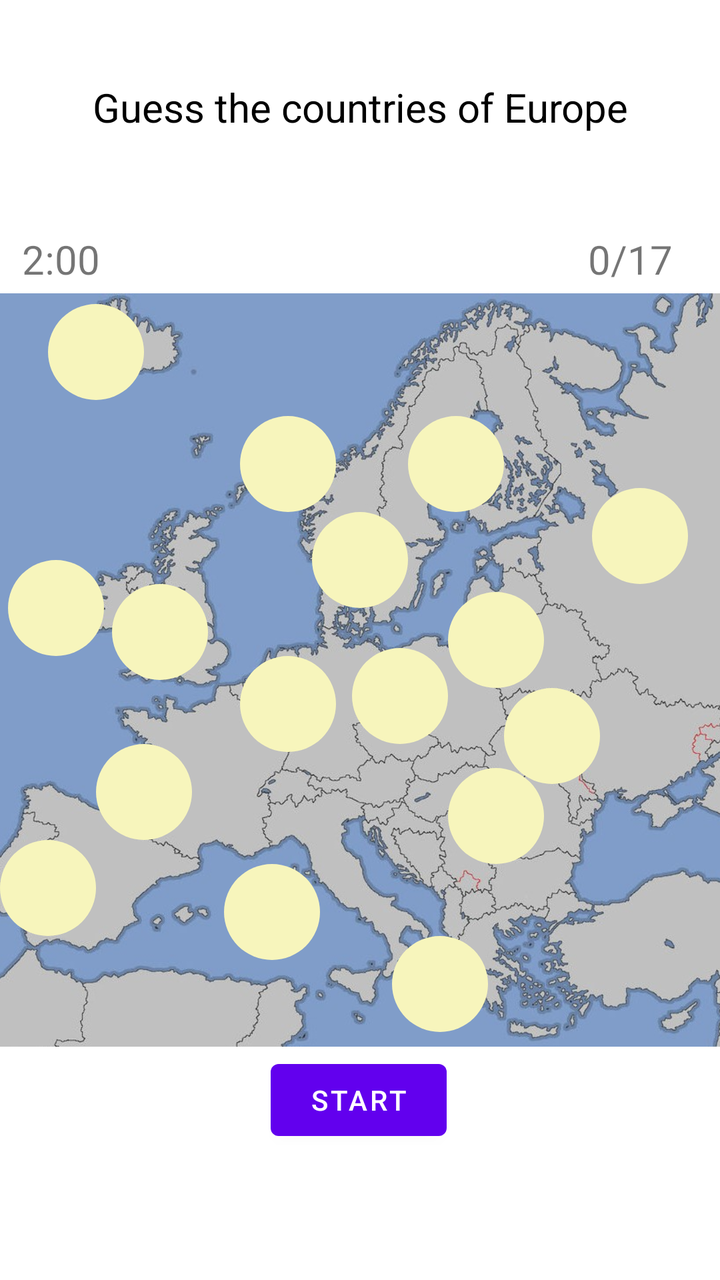
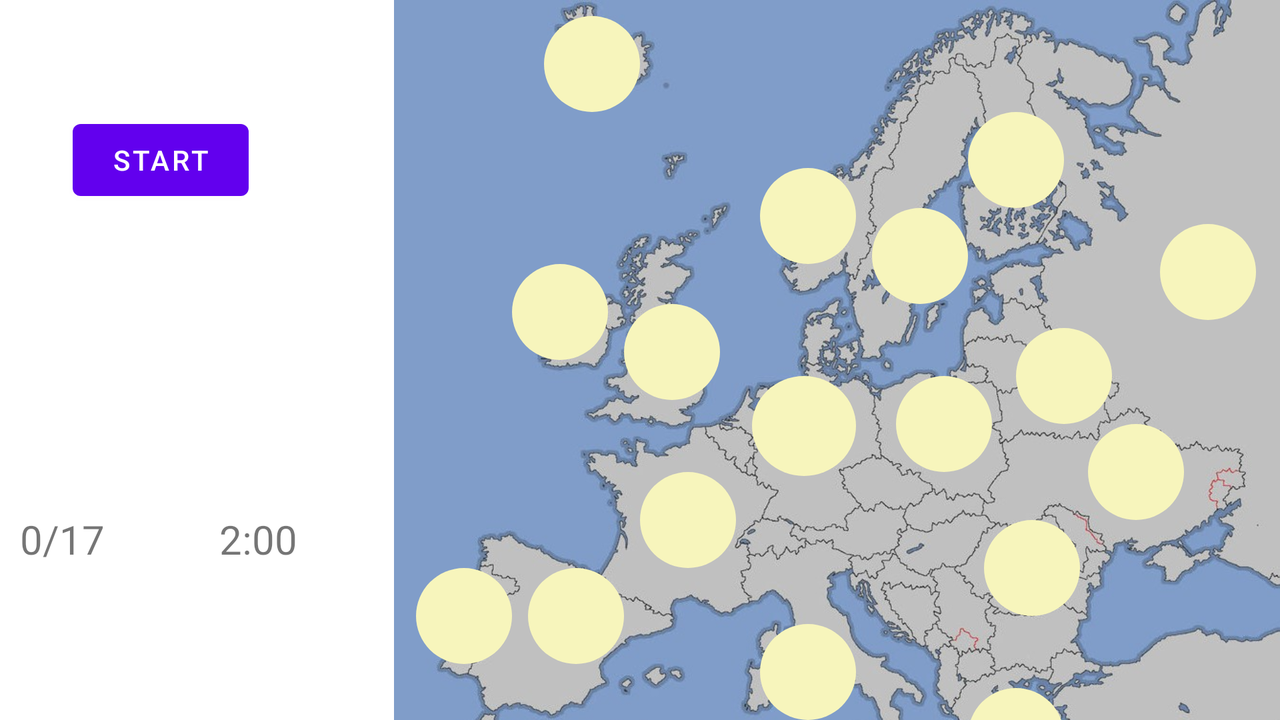

One screen, two layout resources from the same app: the default and the repository's alternative for another configuration. Each is rendered where Android would select it; the XML of both is given below.
<!-- AndroidManifest.xml: application theme Theme.TheChallenge -->
<!-- res/layout/activity_app1.xml -->
<?xml version="1.0" encoding="utf-8"?>
<androidx.constraintlayout.widget.ConstraintLayout xmlns:android="http://schemas.android.com/apk/res/android"
    xmlns:app="http://schemas.android.com/apk/res-auto"
    xmlns:tools="http://schemas.android.com/tools"
    android:id="@+id/myLayout"
    android:layout_width="match_parent"
    android:layout_height="match_parent"
    tools:context=".MainActivity">

    <ImageView
        android:id="@+id/imageView2"
        android:layout_width="417dp"
        android:layout_height="478dp"
        android:layout_marginTop="96dp"
        android:contentDescription="@string/image"
        app:layout_constraintEnd_toEndOf="parent"
        app:layout_constraintStart_toStartOf="parent"
        app:layout_constraintTop_toTopOf="parent"
        android:src="@drawable/europe" />

    <TextView
        android:id="@+id/textView"
        android:layout_width="wrap_content"
        android:layout_height="wrap_content"
        android:layout_marginTop="40dp"
        android:text="@string/title"
        android:textColor="@color/black"
        android:textSize="20sp"
        app:layout_constraintEnd_toEndOf="parent"
        app:layout_constraintStart_toStartOf="parent"
        app:layout_constraintTop_toTopOf="parent" />

    <TextView
        android:id="@+id/time"
        android:layout_width="wrap_content"
        android:layout_height="wrap_content"
        android:layout_marginTop="116dp"
        android:text="@string/timer"
        android:textSize="20sp"
        app:layout_constraintEnd_toEndOf="parent"
        app:layout_constraintHorizontal_bias="0.034"
        app:layout_constraintStart_toStartOf="parent"
        app:layout_constraintTop_toTopOf="parent" />

    <TextView
        android:id="@+id/textView2"
        android:layout_width="wrap_content"
        android:layout_height="wrap_content"
        android:layout_marginTop="116dp"
        android:layout_marginEnd="10dp"
        android:text="@string/question"
        android:textColor="@color/black"
        android:textSize="20sp"
        android:visibility="invisible"
        app:layout_constraintEnd_toEndOf="parent"
        app:layout_constraintEnd_toStartOf="@+id/countryName"
        app:layout_constraintHorizontal_bias="1.0"
        app:layout_constraintStart_toStartOf="parent"
        app:layout_constraintTop_toTopOf="parent" />

    <TextView
        android:id="@+id/countryName"
        android:layout_width="wrap_content"
        android:layout_height="wrap_content"
        android:layout_marginTop="116dp"
        android:textColor="@color/black"
        android:textSize="20sp"
        app:layout_constraintEnd_toEndOf="parent"
        app:layout_constraintHorizontal_bias="0.6"
        app:layout_constraintStart_toStartOf="parent"
        app:layout_constraintTop_toTopOf="parent" />

    <TextView
        android:id="@+id/correct"
        android:layout_width="wrap_content"
        android:layout_height="wrap_content"
        android:layout_marginTop="116dp"
        android:text="@string/answers"
        android:textSize="20sp"
        app:layout_constraintEnd_toEndOf="parent"
        app:layout_constraintHorizontal_bias="0.926"
        app:layout_constraintStart_toStartOf="parent"
        app:layout_constraintTop_toTopOf="parent" />

    <ImageButton
        android:id="@+id/germany"
        android:layout_width="48dp"
        android:layout_height="48dp"
        android:layout_marginTop="328dp"
        android:layout_marginEnd="192dp"
        android:background="@drawable/not_checked_button"
        android:contentDescription="@string/germany"
        android:text="@string/germany"
        android:textSize="0sp"
        app:layout_constraintEnd_toEndOf="parent"
        app:layout_constraintTop_toTopOf="parent"
        tools:ignore="SpeakableTextPresentCheck" />

    <ImageButton
        android:id="@+id/norway"
        android:layout_width="48dp"
        android:layout_height="48dp"
        android:layout_marginTop="208dp"
        android:layout_marginEnd="192dp"
        android:background="@drawable/not_checked_button"
        android:contentDescription="@string/norway"
        android:text="@string/norway"
        android:textSize="0sp"
        app:layout_constraintEnd_toEndOf="parent"
        app:layout_constraintTop_toTopOf="parent"
        tools:ignore="SpeakableTextPresentCheck,ImageContrastCheck" />

    <ImageButton
        android:id="@+id/sweden"
        android:layout_width="48dp"
        android:layout_height="48dp"
        android:layout_marginTop="256dp"
        android:layout_marginEnd="156dp"
        android:background="@drawable/not_checked_button"
        android:contentDescription="@string/sweden"
        android:text="@string/sweden"
        android:textSize="0sp"
        app:layout_constraintEnd_toEndOf="parent"
        app:layout_constraintTop_toTopOf="parent"
        tools:ignore="SpeakableTextPresentCheck,ImageContrastCheck" />

    <ImageButton
        android:id="@+id/finland"
        android:layout_width="48dp"
        android:layout_height="48dp"
        android:layout_marginTop="208dp"
        android:layout_marginEnd="108dp"
        android:background="@drawable/not_checked_button"
        android:contentDescription="@string/finland"
        android:text="@string/finland"
        android:textSize="0sp"
        app:layout_constraintEnd_toEndOf="parent"
        app:layout_constraintTop_toTopOf="parent"
        tools:ignore="SpeakableTextPresentCheck" />

    <ImageButton
        android:id="@+id/russia"
        android:layout_width="48dp"
        android:layout_height="48dp"
        android:layout_marginTop="244dp"
        android:layout_marginEnd="16dp"
        android:background="@drawable/not_checked_button"
        android:contentDescription="@string/russia"
        android:text="@string/russia"
        android:textSize="0sp"
        app:layout_constraintEnd_toEndOf="parent"
        app:layout_constraintTop_toTopOf="parent"
        tools:ignore="SpeakableTextPresentCheck,ImageContrastCheck" />

    <ImageButton
        android:id="@+id/UK"
        android:layout_width="48dp"
        android:layout_height="48dp"
        android:layout_marginTop="292dp"
        android:layout_marginEnd="256dp"
        android:background="@drawable/not_checked_button"
        android:contentDescription="@string/UK"
        android:text="@string/UK"
        android:textSize="0sp"
        app:layout_constraintEnd_toEndOf="parent"
        app:layout_constraintTop_toTopOf="parent"
        tools:ignore="SpeakableTextPresentCheck" />

    <ImageButton
        android:id="@+id/belarus"
        android:layout_width="48dp"
        android:layout_height="48dp"
        android:layout_marginTop="296dp"
        android:layout_marginEnd="88dp"
        android:background="@drawable/not_checked_button"
        android:contentDescription="@string/belarus"
        android:text="@string/belarus"
        android:textSize="0sp"
        app:layout_constraintEnd_toEndOf="parent"
        app:layout_constraintTop_toTopOf="parent"
        tools:ignore="SpeakableTextPresentCheck" />

    <ImageButton
        android:id="@+id/greece"
        android:layout_width="48dp"
        android:layout_height="48dp"
        android:layout_marginTop="468dp"
        android:layout_marginEnd="116dp"
        android:background="@drawable/not_checked_button"
        android:contentDescription="@string/greece"
        android:text="@string/greece"
        android:textSize="0sp"
        app:layout_constraintEnd_toEndOf="parent"
        app:layout_constraintTop_toTopOf="parent"
        tools:ignore="SpeakableTextPresentCheck" />

    <ImageButton
        android:id="@+id/italy"
        android:layout_width="48dp"
        android:layout_height="48dp"
        android:layout_marginTop="432dp"
        android:layout_marginEnd="200dp"
        android:background="@drawable/not_checked_button"
        android:contentDescription="@string/italy"
        android:text="@string/italy"
        android:textSize="0sp"
        app:layout_constraintEnd_toEndOf="parent"
        app:layout_constraintTop_toTopOf="parent"
        tools:ignore="SpeakableTextPresentCheck,ImageContrastCheck" />

    <ImageButton
        android:id="@+id/ukraine"
        android:layout_width="48dp"
        android:layout_height="48dp"
        android:layout_marginTop="344dp"
        android:layout_marginEnd="60dp"
        android:background="@drawable/not_checked_button"
        android:contentDescription="@string/ukraine"
        android:text="@string/ukraine"
        android:textSize="0sp"
        app:layout_constraintEnd_toEndOf="parent"
        app:layout_constraintTop_toTopOf="parent"
        tools:ignore="SpeakableTextPresentCheck" />

    <ImageButton
        android:id="@+id/ireland"
        android:layout_width="48dp"
        android:layout_height="48dp"
        android:layout_marginTop="280dp"
        android:layout_marginEnd="308dp"
        android:background="@drawable/not_checked_button"
        android:contentDescription="@string/ireland"
        android:text="@string/ireland"
        android:textSize="0sp"
        app:layout_constraintEnd_toEndOf="parent"
        app:layout_constraintTop_toTopOf="parent"
        tools:ignore="SpeakableTextPresentCheck,ImageContrastCheck" />

    <ImageButton
        android:id="@+id/iceland"
        android:layout_width="48dp"
        android:layout_height="48dp"
        android:layout_marginTop="152dp"
        android:layout_marginEnd="288dp"
        android:background="@drawable/not_checked_button"
        android:contentDescription="@string/iceland"
        android:text="@string/iceland"
        android:textSize="0sp"
        app:layout_constraintEnd_toEndOf="parent"
        app:layout_constraintTop_toTopOf="parent"
        tools:ignore="SpeakableTextPresentCheck" />

    <ImageButton
        android:id="@+id/spain"
        android:layout_width="48dp"
        android:layout_height="48dp"
        android:layout_marginTop="420dp"
        android:layout_marginEnd="312dp"
        android:background="@drawable/not_checked_button"
        android:contentDescription="@string/spain"
        android:text="@string/spain"
        android:textSize="0sp"
        app:layout_constraintEnd_toEndOf="parent"
        app:layout_constraintTop_toTopOf="parent"
        tools:ignore="SpeakableTextPresentCheck,ImageContrastCheck" />

    <ImageButton
        android:id="@+id/portugal"
        android:layout_width="48dp"
        android:layout_height="48dp"
        android:layout_marginTop="408dp"
        android:layout_marginEnd="364dp"
        android:background="@drawable/not_checked_button"
        android:contentDescription="@string/portugal"
        android:text="@string/portugal"
        android:textSize="0sp"
        app:layout_constraintEnd_toEndOf="parent"
        app:layout_constraintTop_toTopOf="parent"
        tools:ignore="SpeakableTextPresentCheck,ImageContrastCheck" />

    <ImageButton
        android:id="@+id/france"
        android:layout_width="48dp"
        android:layout_height="48dp"
        android:layout_marginTop="372dp"
        android:layout_marginEnd="264dp"
        android:background="@drawable/not_checked_button"
        android:contentDescription="@string/france"
        android:text="@string/france"
        android:textSize="0sp"
        app:layout_constraintEnd_toEndOf="parent"
        app:layout_constraintTop_toTopOf="parent"
        tools:ignore="SpeakableTextPresentCheck" />

    <ImageButton
        android:id="@+id/poland"
        android:layout_width="48dp"
        android:layout_height="48dp"
        android:layout_marginTop="324dp"
        android:layout_marginEnd="136dp"
        android:background="@drawable/not_checked_button"
        android:contentDescription="@string/poland"
        android:text="@string/poland"
        android:textSize="0sp"
        app:layout_constraintEnd_toEndOf="parent"
        app:layout_constraintTop_toTopOf="parent"
        tools:ignore="SpeakableTextPresentCheck,ImageContrastCheck" />

    <ImageButton
        android:id="@+id/romania"
        android:layout_width="48dp"
        android:layout_height="48dp"
        android:layout_marginTop="384dp"
        android:layout_marginEnd="88dp"
        android:background="@drawable/not_checked_button"
        android:contentDescription="@string/romania"
        android:text="@string/romania"
        android:textSize="0sp"
        app:layout_constraintEnd_toEndOf="parent"
        app:layout_constraintTop_toTopOf="parent"
        tools:ignore="SpeakableTextPresentCheck,SpeakableTextPresentCheck" />

    <Button
        android:id="@+id/startButton"
        android:layout_width="wrap_content"
        android:layout_height="wrap_content"
        android:text="@string/start"
        app:layout_constraintBottom_toBottomOf="@+id/imageView2"
        app:layout_constraintEnd_toEndOf="parent"
        app:layout_constraintHorizontal_bias="0.498"
        app:layout_constraintStart_toStartOf="parent" />

    <Button
        android:id="@+id/giveUpButton"
        android:layout_width="wrap_content"
        android:layout_height="wrap_content"
        android:text="@string/giveUp"
        android:visibility="invisible"
        app:layout_constraintBottom_toBottomOf="@+id/imageView2"
        app:layout_constraintEnd_toEndOf="parent"
        app:layout_constraintHorizontal_bias="0.498"
        app:layout_constraintStart_toStartOf="parent" />


</androidx.constraintlayout.widget.ConstraintLayout>
<!-- resources referenced by this layout -->
<resources>
  <color name="black">#FF000000</color>
  <!-- drawable europe: jpg bitmap (drawable, 150917 bytes) -->
  <!-- drawable not_checked_button (drawable-v24) -->
  <?xml version="1.0" encoding="utf-8"?>
  <shape xmlns:android="http://schemas.android.com/apk/res/android" android:shape="oval">
              <solid android:color="@color/not_clicked"/>
  </shape>
  <string name="UK">UK</string>
  <string name="answers">0/17</string>
  <string name="belarus">Belarus</string>
  <string name="finland">Finland</string>
  <string name="france">France</string>
  <string name="germany">Germany</string>
  <string name="giveUp">Give Up</string>
  <string name="greece">Greece</string>
  <string name="iceland">Iceland</string>
  <string name="image">Map of Europe</string>
  <string name="ireland">Ireland</string>
  <string name="italy">Italy</string>
  <string name="norway">Norway</string>
  <string name="poland">Poland</string>
  <string name="portugal">Portugal</string>
  <string name="question">Where is:</string>
  <string name="romania">Romania</string>
  <string name="russia">Russia</string>
  <string name="spain">Spain</string>
  <string name="start">Start</string>
  <string name="sweden">Sweden</string>
  <string name="timer">2:00</string>
  <string name="title">Guess the countries of Europe</string>
  <string name="ukraine">Ukraine</string>
  <style name="Theme.TheChallenge" parent="Theme.MaterialComponents.DayNight.DarkActionBar">
          
          <item name="colorPrimary">@color/purple_500</item>
          <item name="colorPrimaryVariant">@color/purple_700</item>
          <item name="colorOnPrimary">@color/white</item>
          
          <item name="colorSecondary">@color/teal_200</item>
          <item name="colorSecondaryVariant">@color/teal_700</item>
          <item name="colorOnSecondary">@color/black</item>
          
          <item name="android:statusBarColor">?attr/colorPrimaryVariant</item>
          
      </style>
  <color name="not_clicked">#f7f5bc</color>
  <color name="purple_500">#FF6200EE</color>
  <color name="purple_700">#FF3700B3</color>
  <color name="white">#FFFFFFFF</color>
  <color name="teal_200">#FF03DAC5</color>
  <color name="teal_700">#FF018786</color>
</resources>
<!-- res/layout-land/activity_app1.xml (the repository's variant of the layout above) -->
<!-- drawn on the phone turned sideways -->
<?xml version="1.0" encoding="utf-8"?>
<androidx.constraintlayout.widget.ConstraintLayout xmlns:android="http://schemas.android.com/apk/res/android"
    xmlns:app="http://schemas.android.com/apk/res-auto"
    xmlns:tools="http://schemas.android.com/tools"
    android:id="@+id/myLayout"
    android:layout_width="match_parent"
    android:layout_height="match_parent"
    tools:context=".MainActivity">

    <ImageView
        android:id="@+id/imageView2"
        android:layout_width="531dp"
        android:layout_height="410dp"
        android:layout_marginEnd="-50dp"
        android:contentDescription="@string/image"
        android:src="@drawable/europe"
        app:layout_constraintEnd_toEndOf="parent"
        app:layout_constraintHorizontal_bias="1.0"
        app:layout_constraintStart_toStartOf="parent"
        app:layout_constraintTop_toTopOf="parent" />

    <ImageButton
        android:id="@+id/poland"
        android:layout_width="48dp"
        android:layout_height="48dp"
        android:layout_marginTop="188dp"
        android:layout_marginEnd="144dp"
        android:background="@drawable/not_checked_button"
        android:contentDescription="@string/poland"
        android:text="@string/poland"
        android:textSize="0sp"
        app:layout_constraintEnd_toEndOf="parent"
        app:layout_constraintTop_toTopOf="parent"
        tools:ignore="SpeakableTextPresentCheck,ImageContrastCheck" />

    <ImageButton
        android:id="@+id/iceland"
        android:layout_width="48dp"
        android:layout_height="48dp"
        android:layout_marginTop="8dp"
        android:layout_marginEnd="320dp"
        android:background="@drawable/not_checked_button"
        android:contentDescription="@string/iceland"
        android:text="@string/iceland"
        android:textSize="0sp"
        app:layout_constraintEnd_toEndOf="parent"
        app:layout_constraintTop_toTopOf="parent"
        tools:ignore="SpeakableTextPresentCheck" />

    <ImageButton
        android:id="@+id/norway"
        android:layout_width="48dp"
        android:layout_height="48dp"
        android:layout_marginTop="84dp"
        android:layout_marginEnd="212dp"
        android:background="@drawable/not_checked_button"
        android:contentDescription="@string/norway"
        android:text="@string/norway"
        android:textSize="0sp"
        app:layout_constraintEnd_toEndOf="parent"
        app:layout_constraintTop_toTopOf="parent"
        tools:ignore="SpeakableTextPresentCheck,ImageContrastCheck" />

    <ImageButton
        android:id="@+id/romania"
        android:layout_width="48dp"
        android:layout_height="48dp"
        android:layout_marginTop="260dp"
        android:layout_marginEnd="100dp"
        android:background="@drawable/not_checked_button"
        android:contentDescription="@string/romania"
        android:text="@string/romania"
        android:textSize="0sp"
        app:layout_constraintEnd_toEndOf="parent"
        app:layout_constraintTop_toTopOf="parent"
        tools:ignore="SpeakableTextPresentCheck,SpeakableTextPresentCheck" />

    <ImageButton
        android:id="@+id/UK"
        android:layout_width="48dp"
        android:layout_height="48dp"
        android:layout_marginTop="152dp"
        android:layout_marginEnd="280dp"
        android:background="@drawable/not_checked_button"
        android:contentDescription="@string/UK"
        android:text="@string/UK"
        android:textSize="0sp"
        app:layout_constraintEnd_toEndOf="parent"
        app:layout_constraintTop_toTopOf="parent"
        tools:ignore="SpeakableTextPresentCheck" />

    <ImageButton
        android:id="@+id/sweden"
        android:layout_width="48dp"
        android:layout_height="48dp"
        android:layout_marginTop="104dp"
        android:layout_marginEnd="156dp"
        android:background="@drawable/not_checked_button"
        android:contentDescription="@string/sweden"
        android:text="@string/sweden"
        android:textSize="0sp"
        app:layout_constraintEnd_toEndOf="parent"
        app:layout_constraintTop_toTopOf="parent"
        tools:ignore="SpeakableTextPresentCheck,ImageContrastCheck" />

    <ImageButton
        android:id="@+id/belarus"
        android:layout_width="48dp"
        android:layout_height="48dp"
        android:layout_marginTop="164dp"
        android:layout_marginEnd="84dp"
        android:background="@drawable/not_checked_button"
        android:contentDescription="@string/belarus"
        android:text="@string/belarus"
        android:textSize="0sp"
        app:layout_constraintEnd_toEndOf="parent"
        app:layout_constraintTop_toTopOf="parent"
        tools:ignore="SpeakableTextPresentCheck" />

    <ImageButton
        android:id="@+id/finland"
        android:layout_width="48dp"
        android:layout_height="48dp"
        android:layout_marginTop="56dp"
        android:layout_marginEnd="108dp"
        android:background="@drawable/not_checked_button"
        android:contentDescription="@string/finland"
        android:text="@string/finland"
        android:textSize="0sp"
        app:layout_constraintEnd_toEndOf="parent"
        app:layout_constraintTop_toTopOf="parent"
        tools:ignore="SpeakableTextPresentCheck" />

    <ImageButton
        android:id="@+id/france"
        android:layout_width="48dp"
        android:layout_height="48dp"
        android:layout_marginTop="236dp"
        android:layout_marginEnd="272dp"
        android:background="@drawable/not_checked_button"
        android:contentDescription="@string/france"
        android:text="@string/france"
        android:textSize="0sp"
        app:layout_constraintEnd_toEndOf="parent"
        app:layout_constraintTop_toTopOf="parent"
        tools:ignore="SpeakableTextPresentCheck" />

    <ImageButton
        android:id="@+id/ireland"
        android:layout_width="48dp"
        android:layout_height="48dp"
        android:layout_marginTop="132dp"
        android:layout_marginEnd="336dp"
        android:background="@drawable/not_checked_button"
        android:contentDescription="@string/ireland"
        android:text="@string/ireland"
        android:textSize="0sp"
        app:layout_constraintEnd_toEndOf="parent"
        app:layout_constraintTop_toTopOf="parent"
        tools:ignore="SpeakableTextPresentCheck,ImageContrastCheck" />

    <ImageButton
        android:id="@+id/germany"
        android:layout_width="52dp"
        android:layout_height="50dp"
        android:layout_marginTop="188dp"
        android:layout_marginEnd="212dp"
        android:background="@drawable/not_checked_button"
        android:contentDescription="@string/germany"
        android:text="@string/germany"
        android:textSize="0sp"
        app:layout_constraintEnd_toEndOf="parent"
        app:layout_constraintTop_toTopOf="parent"
        tools:ignore="SpeakableTextPresentCheck" />

    <ImageButton
        android:id="@+id/spain"
        android:layout_width="48dp"
        android:layout_height="48dp"
        android:layout_marginTop="284dp"
        android:layout_marginEnd="328dp"
        android:background="@drawable/not_checked_button"
        android:contentDescription="@string/spain"
        android:text="@string/spain"
        android:textSize="0sp"
        app:layout_constraintEnd_toEndOf="parent"
        app:layout_constraintTop_toTopOf="parent"
        tools:ignore="SpeakableTextPresentCheck,ImageContrastCheck" />

    <ImageButton
        android:id="@+id/greece"
        android:layout_width="48dp"
        android:layout_height="48dp"
        android:layout_marginTop="344dp"
        android:layout_marginEnd="108dp"
        android:background="@drawable/not_checked_button"
        android:contentDescription="@string/greece"
        android:text="@string/greece"
        android:textSize="0sp"
        app:layout_constraintEnd_toEndOf="parent"
        app:layout_constraintTop_toTopOf="parent"
        tools:ignore="SpeakableTextPresentCheck" />

    <ImageButton
        android:id="@+id/portugal"
        android:layout_width="48dp"
        android:layout_height="48dp"
        android:layout_marginTop="284dp"
        android:layout_marginEnd="384dp"
        android:background="@drawable/not_checked_button"
        android:contentDescription="@string/portugal"
        android:text="@string/portugal"
        android:textSize="0sp"
        app:layout_constraintEnd_toEndOf="parent"
        app:layout_constraintTop_toTopOf="parent"
        tools:ignore="SpeakableTextPresentCheck,ImageContrastCheck" />

    <ImageButton
        android:id="@+id/italy"
        android:layout_width="48dp"
        android:layout_height="48dp"
        android:layout_marginTop="312dp"
        android:layout_marginEnd="212dp"
        android:background="@drawable/not_checked_button"
        android:contentDescription="@string/italy"
        android:text="@string/italy"
        android:textSize="0sp"
        app:layout_constraintEnd_toEndOf="parent"
        app:layout_constraintTop_toTopOf="parent"
        tools:ignore="SpeakableTextPresentCheck,ImageContrastCheck" />

    <ImageButton
        android:id="@+id/russia"
        android:layout_width="48dp"
        android:layout_height="48dp"
        android:layout_marginTop="112dp"
        android:layout_marginEnd="12dp"
        android:background="@drawable/not_checked_button"
        android:contentDescription="@string/russia"
        android:text="@string/russia"
        android:textSize="0sp"
        app:layout_constraintEnd_toEndOf="parent"
        app:layout_constraintTop_toTopOf="parent"
        tools:ignore="SpeakableTextPresentCheck,ImageContrastCheck" />

    <ImageButton
        android:id="@+id/ukraine"
        android:layout_width="48dp"
        android:layout_height="48dp"
        android:layout_marginTop="212dp"
        android:layout_marginEnd="48dp"
        android:background="@drawable/not_checked_button"
        android:contentDescription="@string/ukraine"
        android:text="@string/ukraine"
        android:textSize="0sp"
        app:layout_constraintEnd_toEndOf="parent"
        app:layout_constraintTop_toTopOf="parent"
        tools:ignore="SpeakableTextPresentCheck" />

    <TextView
        android:id="@+id/time"
        android:layout_width="wrap_content"
        android:layout_height="wrap_content"
        android:layout_marginTop="256dp"
        android:layout_marginEnd="10dp"
        android:text="@string/timer"
        android:textSize="20sp"
        app:layout_constraintEnd_toEndOf="parent"
        app:layout_constraintEnd_toStartOf="@+id/imageView2"
        app:layout_constraintTop_toTopOf="parent" />

    <Button
        android:id="@+id/giveUpButton"
        android:layout_width="wrap_content"
        android:layout_height="wrap_content"
        android:layout_marginBottom="256dp"
        android:text="@string/giveUp"
        android:visibility="invisible"
        app:layout_constraintBottom_toBottomOf="parent"
        app:layout_constraintEnd_toEndOf="parent"
        app:layout_constraintHorizontal_bias="0.128"
        app:layout_constraintStart_toStartOf="parent" />

    <TextView
        android:id="@+id/textView2"
        android:layout_width="wrap_content"
        android:layout_height="wrap_content"
        android:layout_marginTop="200dp"
        android:layout_marginEnd="10dp"
        android:text="@string/question"
        android:textColor="@color/black"
        android:textSize="20sp"
        android:visibility="invisible"
        app:layout_constraintEnd_toEndOf="parent"
        app:layout_constraintEnd_toStartOf="@+id/countryName"
        app:layout_constraintHorizontal_bias="1.0"
        app:layout_constraintStart_toStartOf="parent"
        app:layout_constraintTop_toTopOf="parent" />

    <Button
        android:id="@+id/startButton"
        android:layout_width="wrap_content"
        android:layout_height="wrap_content"
        android:layout_marginBottom="256dp"
        android:text="@string/start"
        app:layout_constraintBottom_toBottomOf="parent"
        app:layout_constraintEnd_toStartOf="@+id/time"
        app:layout_constraintHorizontal_bias="0.523"
        app:layout_constraintStart_toEndOf="@+id/correct" />

    <TextView
        android:id="@+id/correct"
        android:layout_width="wrap_content"
        android:layout_height="wrap_content"
        android:layout_marginStart="10dp"
        android:layout_marginTop="256dp"
        android:text="@string/answers"
        android:textSize="20sp"
        app:layout_constraintStart_toStartOf="parent"
        app:layout_constraintTop_toTopOf="parent" />

    <TextView
        android:id="@+id/countryName"
        android:layout_width="wrap_content"
        android:layout_height="wrap_content"
        android:layout_marginTop="200dp"
        android:textColor="@color/black"
        android:textSize="20sp"
        app:layout_constraintEnd_toEndOf="parent"
        app:layout_constraintHorizontal_bias="0.206"
        app:layout_constraintStart_toStartOf="parent"
        app:layout_constraintTop_toTopOf="parent" />


</androidx.constraintlayout.widget.ConstraintLayout>
<!-- resources referenced by the variant -->
<!-- as the phone turned sideways resolves them -->
<resources>
  <color name="black">#FF000000</color>
  <!-- drawable europe: jpg bitmap (drawable, 150917 bytes) -->
  <!-- drawable not_checked_button (drawable-v24) -->
  <?xml version="1.0" encoding="utf-8"?>
  <shape xmlns:android="http://schemas.android.com/apk/res/android" android:shape="oval">
              <solid android:color="@color/not_clicked"/>
  </shape>
  <string name="UK">UK</string>
  <string name="answers">0/17</string>
  <string name="belarus">Belarus</string>
  <string name="finland">Finland</string>
  <string name="france">France</string>
  <string name="germany">Germany</string>
  <string name="giveUp">Give Up</string>
  <string name="greece">Greece</string>
  <string name="iceland">Iceland</string>
  <string name="image">Map of Europe</string>
  <string name="ireland">Ireland</string>
  <string name="italy">Italy</string>
  <string name="norway">Norway</string>
  <string name="poland">Poland</string>
  <string name="portugal">Portugal</string>
  <string name="question">Where is:</string>
  <string name="romania">Romania</string>
  <string name="russia">Russia</string>
  <string name="spain">Spain</string>
  <string name="start">Start</string>
  <string name="sweden">Sweden</string>
  <string name="timer">2:00</string>
  <string name="ukraine">Ukraine</string>
  <style name="Theme.TheChallenge" parent="Theme.MaterialComponents.DayNight.DarkActionBar">
          
          <item name="colorPrimary">@color/purple_500</item>
          <item name="colorPrimaryVariant">@color/purple_700</item>
          <item name="colorOnPrimary">@color/white</item>
          
          <item name="colorSecondary">@color/teal_200</item>
          <item name="colorSecondaryVariant">@color/teal_700</item>
          <item name="colorOnSecondary">@color/black</item>
          
          <item name="android:statusBarColor">?attr/colorPrimaryVariant</item>
          
      </style>
  <color name="not_clicked">#f7f5bc</color>
  <color name="purple_500">#FF6200EE</color>
  <color name="purple_700">#FF3700B3</color>
  <color name="white">#FFFFFFFF</color>
  <color name="teal_200">#FF03DAC5</color>
  <color name="teal_700">#FF018786</color>
</resources>
